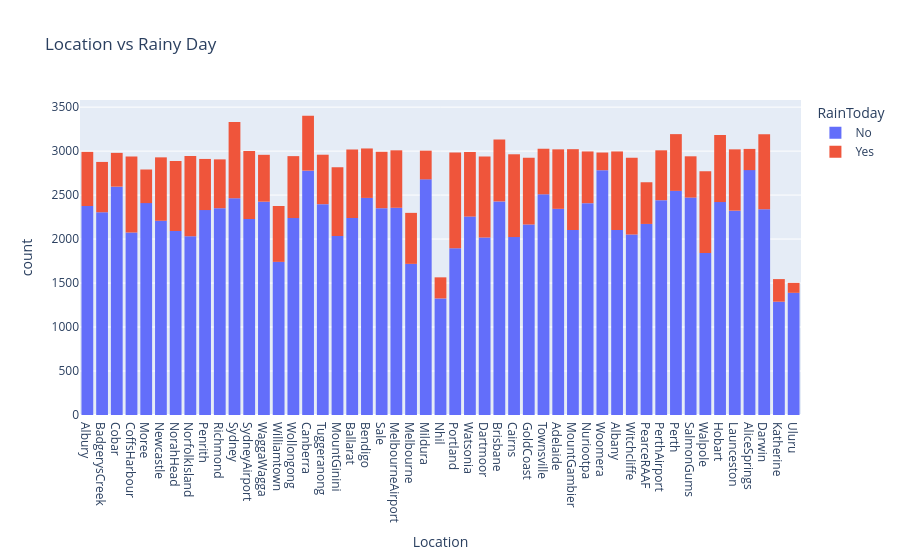

Source (notebook cell):
### Code cell
px.histogram(data, x='Location', title='Location vs Rainy Day', color='RainToday')

### Figure 1 — Plotly figure (JSON) as saved in the notebook; plotly's stock layout.template omitted (floating-point values rounded to 4 significant figures; data arrays with more than 128 entries replaced by an {"elided": "..."} marker saying what was removed)
{"data": [{"bingroup": "x", "hovertemplate": "RainToday=No<br>Location=%{x}<br>count=%{y}<extra></extra>", "legendgroup": "No", "marker": {"color": "#636efa", "pattern": {"shape": ""}}, "name": "No", "orientation": "v", "showlegend": true, "type": "histogram", "x": {"elided": "109332 str values"}, "xaxis": "x", "yaxis": "y"}, {"bingroup": "x", "hovertemplate": "RainToday=Yes<br>Location=%{x}<br>count=%{y}<extra></extra>", "legendgroup": "Yes", "marker": {"color": "#EF553B", "pattern": {"shape": ""}}, "name": "Yes", "orientation": "v", "showlegend": true, "type": "histogram", "x": {"elided": "31455 str values"}, "xaxis": "x", "yaxis": "y"}], "layout": {"barmode": "relative", "legend": {"title": {"text": "RainToday"}, "tracegroupgap": 0}, "title": {"text": "Location vs Rainy Day"}, "xaxis": {"anchor": "y", "domain": [0, 1], "title": {"text": "Location"}}, "yaxis": {"anchor": "x", "domain": [0, 1], "title": {"text": "count"}}}}
